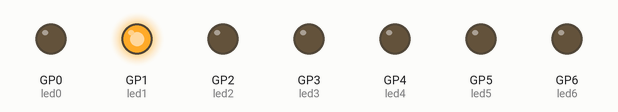
This program was run on a simulated Raspberry Pi Pico running MicroPython. Shown: output pins drawn as LEDs (lit = HIGH).

Above: at 1.0 s.
At 5.0 s:
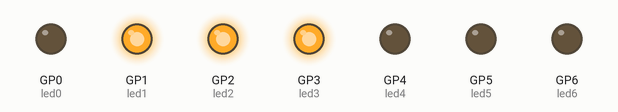
At 7.0 s:
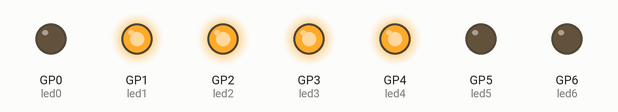
At 9.0 s:
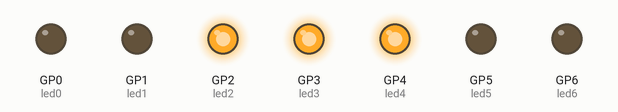
At 13.0 s:
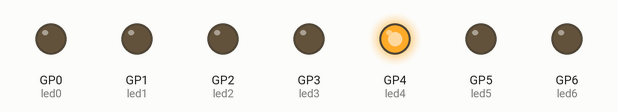
At 19.0 s:
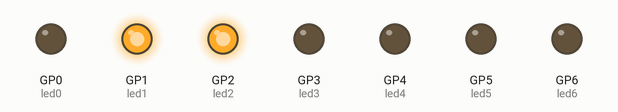
Timing chart, 0 to 20.8 s (numbered marks = the images above):
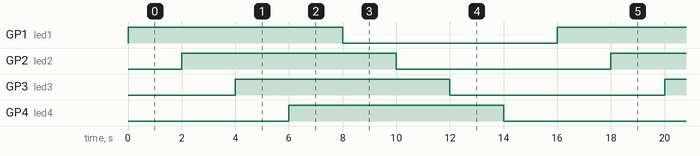

Measured:
- by itself, GP1 (led1), GP2 (led2), GP3 (led3), GP4 (led4): alternates HIGH for 8.0 s and LOW for 8.0 s
- by itself, everything shown: repeats every 16.0 s, in 8 steps

The program:

Electric_Dice.py
```python
import machine
import utime

led0 = machine.Pin(0,machine.Pin.OUT)
led1 = machine.Pin(1, machine.Pin.OUT)
led2 = machine.Pin(2, machine.Pin.OUT)
led3 = machine.Pin(3, machine.Pin.OUT)
led4 = machine.Pin(4, machine.Pin.OUT)
led5 = machine.Pin(5, machine.Pin.OUT)
led6 = machine.Pin(6, machine.Pin.OUT)

D1 = 0x08                                   #(00001000)  (8)
D2 = 0x22                                   #(00100010)  (34)
D3 = 0x2A                                   #(00101010)  (42)
D4 = 0x55                                   #(01010101)  (85)
D5 = 0x5D                                   #(01011101)  (93)
D6 = 0x77                                   #(01110111)  (119)

while True:
  led1.toggle()
  utime.sleep(2)

  led2.toggle()
  utime.sleep(2)

  led3.toggle()
  utime.sleep(2)

  led4.toggle()
  utime.sleep(2)
```
